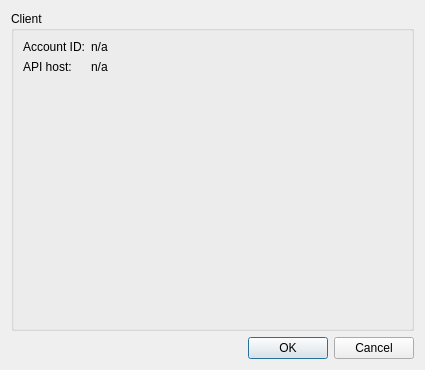
<?xml version="1.0" encoding="UTF-8"?>
<ui version="4.0">
 <class>ATSDlgSettings</class>
 <widget class="QDialog" name="ATSDlgSettings">
  <property name="geometry">
   <rect>
    <x>0</x>
    <y>0</y>
    <width>425</width>
    <height>370</height>
   </rect>
  </property>
  <property name="windowTitle">
   <string>Settings</string>
  </property>
  <layout class="QVBoxLayout" name="verticalLayout">
   <item>
    <widget class="QGroupBox" name="groupBox">
     <property name="title">
      <string>Client</string>
     </property>
     <layout class="QFormLayout" name="formLayout">
      <item row="0" column="0">
       <widget class="QLabel" name="label">
        <property name="text">
         <string>Account ID:</string>
        </property>
       </widget>
      </item>
      <item row="0" column="1">
       <widget class="QLabel" name="labelAccountId">
        <property name="text">
         <string>n/a</string>
        </property>
       </widget>
      </item>
      <item row="1" column="0">
       <widget class="QLabel" name="label_2">
        <property name="text">
         <string>API host:</string>
        </property>
       </widget>
      </item>
      <item row="1" column="1">
       <widget class="QLabel" name="labelIpHost">
        <property name="text">
         <string>n/a</string>
        </property>
       </widget>
      </item>
     </layout>
    </widget>
   </item>
   <item>
    <widget class="QDialogButtonBox" name="buttonBox">
     <property name="orientation">
      <enum>Qt::Horizontal</enum>
     </property>
     <property name="standardButtons">
      <set>QDialogButtonBox::Cancel|QDialogButtonBox::Ok</set>
     </property>
    </widget>
   </item>
  </layout>
 </widget>
 <resources/>
 <connections>
  <connection>
   <sender>buttonBox</sender>
   <signal>accepted()</signal>
   <receiver>ATSDlgSettings</receiver>
   <slot>accept()</slot>
   <hints>
    <hint type="sourcelabel">
     <x>248</x>
     <y>254</y>
    </hint>
    <hint type="destinationlabel">
     <x>157</x>
     <y>274</y>
    </hint>
   </hints>
  </connection>
  <connection>
   <sender>buttonBox</sender>
   <signal>rejected()</signal>
   <receiver>ATSDlgSettings</receiver>
   <slot>reject()</slot>
   <hints>
    <hint type="sourcelabel">
     <x>316</x>
     <y>260</y>
    </hint>
    <hint type="destinationlabel">
     <x>286</x>
     <y>274</y>
    </hint>
   </hints>
  </connection>
 </connections>
</ui>
